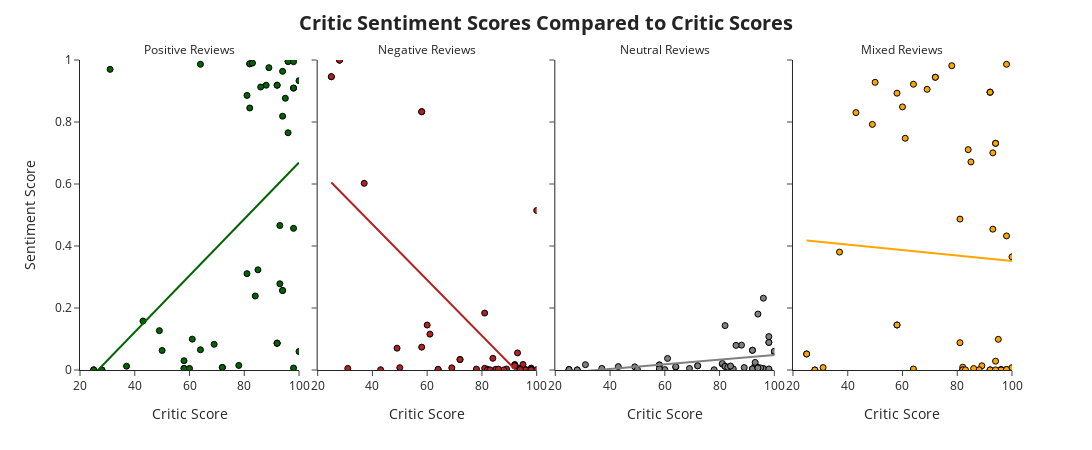

Notebook code cell kept with this figure:
### Code cell
scatter1 = px.scatter(scatter_melted.query("reviewby == 'critic'"), x='critic_score', y='value',
                      color = 'variable',
                      facet_col='variable',
                      template="simple_white",
                     trendline='ols',
                     labels = {'variable' : 'Sentiment','critic_score':'Critic Score','value':'Sentiment Score'}, # rename legend label
                     hover_data={'genre': True, 'variable': False,'name':True, 'critic_score': ':.2f', 'value': ':.2f'},  # Include hover information
                    color_discrete_map={'negative': 'firebrick', 'postive': 'darkgreen','neutral':'grey','mixed':'orange'})

scatter1.update_layout(height=450, width=1400,
                       title=dict(text='<b>Critic Sentiment Scores Compared to Critic Scores</b>',font=dict(size=20)),
                        title_x = 0.5, # move title to the middle
                        showlegend=False
                        )

scatter1.update_traces(marker=dict(line=dict(color='black', width=1)))

scatter1.for_each_annotation(lambda a: a.update(text=a.text.split("=")[-1].replace(
    'postive', 'Positive Reviews').replace('negative', 'Negative Reviews').replace('neutral', 'Neutral Reviews').replace(
        'mixed', 'Mixed Reviews').replace('critic', 'Critic Reviews').replace('audience', 'Audience Reviews'))) # rename facet titles

scatter1.update_yaxes(range=[0, 1])
scatter1.update_xaxes(range=[20, 100])

scatter1.show()

### Figure 1 — Plotly figure (JSON) as saved in the notebook; plotly's stock layout.template omitted (floating-point values rounded to 4 significant figures; data arrays with more than 128 entries replaced by an {"elided": "..."} marker saying what was removed)
{"data": [{"customdata": {"elided": "53x3 str values"}, "hovertemplate": "Critic Score=%{x:.2f}<br>Sentiment Score=%{y:.2f}<br>genre=%{customdata[0]}<br>name=%{customdata[2]}<extra></extra>", "legendgroup": "postive", "marker": {"color": "darkgreen", "line": {"color": "black", "width": 1}, "symbol": "circle"}, "mode": "markers", "name": "postive", "orientation": "v", "showlegend": true, "type": "scatter", "x": [96, 98, 93, 89, 82, 93, 58, 58, 28, 28, 72, 72, 96, 96, 92, 92, 85, 92, 92, 92, 25, 25, 94, 94, 94, 98, 98, 37, 81, 98, 81, 82, 82, 83, 60, 49, 64, 43, 88, 100, 78, 84, 31, 95, 50, 98, 64, 58, 61, 94, 86, 100, 69], "xaxis": "x", "y": [0.7653, 0.006401, 0.2781, 0.9753, 0.8452, 0.4661, 0.005199, 0.005199, 0.0001986, 0.0001986, 0.008188, 0.008188, 0.9954, 0.9954, 0.9187, 0.9187, 0.3232, 0.08646, 0.08646, 0.08646, 0.0004864, 0.0004864, 0.8188, 0.2565, 0.2565, 0.9094, 0.9094, 0.01223, 0.3108, 0.4569, 0.8857, 0.9877, 0.9877, 0.99, 0.005101, 0.127, 0.9861, 0.1579, 0.9187, 0.9333, 0.01473, 0.2387, 0.9698, 0.8765, 0.06294, 0.9947, 0.06529, 0.02981, 0.09957, 0.9634, 0.9128, 0.05977, 0.0829], "yaxis": "y"}, {"hovertemplate": "<b>OLS trendline</b><br>value = 0.00911764 * critic_score + -0.242494<br>R<sup>2</sup>=0.242080<br><br>Critic Score=%{x:.2f}<br>Sentiment Score=%{y:.2f} <b>(trend)</b><extra></extra>", "legendgroup": "postive", "marker": {"color": "darkgreen", "line": {"color": "black", "width": 1}, "symbol": "circle"}, "mode": "lines", "name": "postive", "showlegend": false, "type": "scatter", "x": [25, 25, 28, 28, 31, 37, 43, 49, 50, 58, 58, 58, 60, 61, 64, 64, 69, 72, 72, 78, 81, 81, 82, 82, 82, 83, 84, 85, 86, 88, 89, 92, 92, 92, 92, 92, 93, 93, 94, 94, 94, 94, 95, 96, 96, 96, 98, 98, 98, 98, 98, 100, 100], "xaxis": "x", "y": [-0.01455, -0.01455, 0.0128, 0.0128, 0.04015, 0.09486, 0.1496, 0.2043, 0.2134, 0.2863, 0.2863, 0.2863, 0.3046, 0.3137, 0.341, 0.341, 0.3866, 0.414, 0.414, 0.4687, 0.496, 0.496, 0.5052, 0.5052, 0.5052, 0.5143, 0.5234, 0.5325, 0.5416, 0.5599, 0.569, 0.5963, 0.5963, 0.5963, 0.5963, 0.5963, 0.6054, 0.6054, 0.6146, 0.6146, 0.6146, 0.6146, 0.6237, 0.6328, 0.6328, 0.6328, 0.651, 0.651, 0.651, 0.651, 0.651, 0.6693, 0.6693], "yaxis": "y"}, {"customdata": {"elided": "53x3 str values"}, "hovertemplate": "Critic Score=%{x:.2f}<br>Sentiment Score=%{y:.2f}<br>genre=%{customdata[0]}<br>name=%{customdata[2]}<extra></extra>", "legendgroup": "negative", "marker": {"color": "firebrick", "line": {"color": "black", "width": 1}, "symbol": "circle"}, "mode": "markers", "name": "negative", "orientation": "v", "showlegend": true, "type": "scatter", "x": [96, 98, 93, 89, 82, 93, 58, 58, 28, 28, 72, 72, 96, 96, 92, 92, 85, 92, 92, 92, 25, 25, 94, 94, 94, 98, 98, 37, 81, 98, 81, 82, 82, 83, 60, 49, 64, 43, 88, 100, 78, 84, 31, 95, 50, 98, 64, 58, 61, 94, 86, 100, 69], "xaxis": "x2", "y": [0.001325, 0.006116, 0.004101, 0.003327, 0.0025, 0.05515, 0.8333, 0.8333, 0.9995, 0.9995, 0.0338, 0.0338, 9.74e-05, 9.74e-05, 0.01723, 0.01723, 0.002108, 0.01382, 0.01382, 0.01382, 0.9461, 0.9461, 0.000272, 0.004764, 0.004764, 0.0003892, 0.0003892, 0.6021, 0.1836, 0.002772, 0.005365, 0.0001093, 0.0001093, 0.0003578, 0.145, 0.07046, 0.001515, 0.0009406, 0.0003859, 0.001141, 0.002909, 0.03769, 0.005177, 0.01781, 0.007504, 0.0003206, 0.002344, 0.07372, 0.1157, 0.001584, 0.002925, 0.5146, 0.006877], "yaxis": "y2"}, {"hovertemplate": "<b>OLS trendline</b><br>value = -0.00898747 * critic_score + 0.829643<br>R<sup>2</sup>=0.449223<br><br>Critic Score=%{x:.2f}<br>Sentiment Score=%{y:.2f} <b>(trend)</b><extra></extra>", "legendgroup": "negative", "marker": {"color": "firebrick", "line": {"color": "black", "width": 1}, "symbol": "circle"}, "mode": "lines", "name": "negative", "showlegend": false, "type": "scatter", "x": [25, 25, 28, 28, 31, 37, 43, 49, 50, 58, 58, 58, 60, 61, 64, 64, 69, 72, 72, 78, 81, 81, 82, 82, 82, 83, 84, 85, 86, 88, 89, 92, 92, 92, 92, 92, 93, 93, 94, 94, 94, 94, 95, 96, 96, 96, 98, 98, 98, 98, 98, 100, 100], "xaxis": "x2", "y": [0.605, 0.605, 0.578, 0.578, 0.551, 0.4971, 0.4432, 0.3893, 0.3803, 0.3084, 0.3084, 0.3084, 0.2904, 0.2814, 0.2544, 0.2544, 0.2095, 0.1825, 0.1825, 0.1286, 0.1017, 0.1017, 0.09267, 0.09267, 0.09267, 0.08368, 0.0747, 0.06571, 0.05672, 0.03875, 0.02976, 0.002796, 0.002796, 0.002796, 0.002796, 0.002796, -0.006192, -0.006192, -0.01518, -0.01518, -0.01518, -0.01518, -0.02417, -0.03315, -0.03315, -0.03315, -0.05113, -0.05113, -0.05113, -0.05113, -0.05113, -0.0691, -0.0691], "yaxis": "y2"}, {"customdata": {"elided": "53x3 str values"}, "hovertemplate": "Critic Score=%{x:.2f}<br>Sentiment Score=%{y:.2f}<br>genre=%{customdata[0]}<br>name=%{customdata[2]}<extra></extra>", "legendgroup": "neutral", "marker": {"color": "grey", "line": {"color": "black", "width": 1}, "symbol": "circle"}, "mode": "markers", "name": "neutral", "orientation": "v", "showlegend": true, "type": "scatter", "x": [96, 98, 93, 89, 82, 93, 58, 58, 28, 28, 72, 72, 96, 96, 92, 92, 85, 92, 92, 92, 25, 25, 94, 94, 94, 98, 98, 37, 81, 98, 81, 82, 82, 83, 60, 49, 64, 43, 88, 100, 78, 84, 31, 95, 50, 98, 64, 58, 61, 94, 86, 100, 69], "xaxis": "x3", "y": [0.2316, 0.001319, 0.01725, 0.007768, 0.1432, 0.02446, 0.01629, 0.01629, 0.0002733, 0.0002733, 0.01365, 0.01365, 0.004367, 0.004367, 0.06365, 0.06365, 0.003484, 0.003599, 0.003599, 0.003599, 0.001619, 0.001619, 0.1804, 0.00753, 0.00753, 0.08899, 0.08899, 0.005207, 0.01883, 0.1078, 0.02092, 0.01177, 0.01177, 0.008951, 0.001244, 0.01022, 0.009141, 0.01091, 0.08013, 0.05804, 0.0007905, 0.01278, 0.01717, 0.006811, 0.001597, 0.003278, 0.0105, 0.0035, 0.03725, 0.006511, 0.07946, 0.06054, 0.004912], "yaxis": "y3"}, {"hovertemplate": "<b>OLS trendline</b><br>value = 0.000745434 * critic_score + -0.0264988<br>R<sup>2</sup>=0.125202<br><br>Critic Score=%{x:.2f}<br>Sentiment Score=%{y:.2f} <b>(trend)</b><extra></extra>", "legendgroup": "neutral", "marker": {"color": "grey", "line": {"color": "black", "width": 1}, "symbol": "circle"}, "mode": "lines", "name": "neutral", "showlegend": false, "type": "scatter", "x": [25, 25, 28, 28, 31, 37, 43, 49, 50, 58, 58, 58, 60, 61, 64, 64, 69, 72, 72, 78, 81, 81, 82, 82, 82, 83, 84, 85, 86, 88, 89, 92, 92, 92, 92, 92, 93, 93, 94, 94, 94, 94, 95, 96, 96, 96, 98, 98, 98, 98, 98, 100, 100], "xaxis": "x3", "y": [-0.007863, -0.007863, -0.005627, -0.005627, -0.00339, 0.001082, 0.005555, 0.01003, 0.01077, 0.01674, 0.01674, 0.01674, 0.01823, 0.01897, 0.02121, 0.02121, 0.02494, 0.02717, 0.02717, 0.03165, 0.03388, 0.03388, 0.03463, 0.03463, 0.03463, 0.03537, 0.03612, 0.03686, 0.03761, 0.0391, 0.03984, 0.04208, 0.04208, 0.04208, 0.04208, 0.04208, 0.04283, 0.04283, 0.04357, 0.04357, 0.04357, 0.04357, 0.04432, 0.04506, 0.04506, 0.04506, 0.04655, 0.04655, 0.04655, 0.04655, 0.04655, 0.04804, 0.04804], "yaxis": "y3"}, {"customdata": {"elided": "53x3 str values"}, "hovertemplate": "Critic Score=%{x:.2f}<br>Sentiment Score=%{y:.2f}<br>genre=%{customdata[0]}<br>name=%{customdata[2]}<extra></extra>", "legendgroup": "mixed", "marker": {"color": "orange", "line": {"color": "black", "width": 1}, "symbol": "circle"}, "mode": "markers", "name": "mixed", "orientation": "v", "showlegend": true, "type": "scatter", "x": [96, 98, 93, 89, 82, 93, 58, 58, 28, 28, 72, 72, 96, 96, 92, 92, 85, 92, 92, 92, 25, 25, 94, 94, 94, 98, 98, 37, 81, 98, 81, 82, 82, 83, 60, 49, 64, 43, 88, 100, 78, 84, 31, 95, 50, 98, 64, 58, 61, 94, 86, 100, 69], "xaxis": "x4", "y": [0.001748, 0.9862, 0.7005, 0.01361, 0.00905, 0.4543, 0.1452, 0.1452, 7.159e-05, 7.159e-05, 0.9444, 0.9444, 0.0001349, 0.0001349, 0.0004024, 0.0004024, 0.6712, 0.8961, 0.8961, 0.8961, 0.05175, 0.05175, 0.0004684, 0.7312, 0.7312, 0.001229, 0.001229, 0.3804, 0.4868, 0.4325, 0.08802, 0.0004402, 0.0004402, 0.0006514, 0.8487, 0.7923, 0.003206, 0.8303, 0.0008023, 0.00757, 0.9816, 0.7108, 0.007879, 0.09889, 0.928, 0.001694, 0.9219, 0.893, 0.7475, 0.0285, 0.004772, 0.3651, 0.9053], "yaxis": "y4"}, {"hovertemplate": "<b>OLS trendline</b><br>value = -0.000875608 * critic_score + 0.43935<br>R<sup>2</sup>=0.002501<br><br>Critic Score=%{x:.2f}<br>Sentiment Score=%{y:.2f} <b>(trend)</b><extra></extra>", "legendgroup": "mixed", "marker": {"color": "orange", "line": {"color": "black", "width": 1}, "symbol": "circle"}, "mode": "lines", "name": "mixed", "showlegend": false, "type": "scatter", "x": [25, 25, 28, 28, 31, 37, 43, 49, 50, 58, 58, 58, 60, 61, 64, 64, 69, 72, 72, 78, 81, 81, 82, 82, 82, 83, 84, 85, 86, 88, 89, 92, 92, 92, 92, 92, 93, 93, 94, 94, 94, 94, 95, 96, 96, 96, 98, 98, 98, 98, 98, 100, 100], "xaxis": "x4", "y": [0.4175, 0.4175, 0.4148, 0.4148, 0.4122, 0.407, 0.4017, 0.3964, 0.3956, 0.3886, 0.3886, 0.3886, 0.3868, 0.3859, 0.3833, 0.3833, 0.3789, 0.3763, 0.3763, 0.3711, 0.3684, 0.3684, 0.3675, 0.3675, 0.3675, 0.3667, 0.3658, 0.3649, 0.364, 0.3623, 0.3614, 0.3588, 0.3588, 0.3588, 0.3588, 0.3588, 0.3579, 0.3579, 0.357, 0.357, 0.357, 0.357, 0.3562, 0.3553, 0.3553, 0.3553, 0.3535, 0.3535, 0.3535, 0.3535, 0.3535, 0.3518, 0.3518], "yaxis": "y4"}], "layout": {"annotations": [{"font": {}, "showarrow": false, "text": "Positive Reviews", "x": 0.1175, "xanchor": "center", "xref": "paper", "y": 1, "yanchor": "bottom", "yref": "paper"}, {"font": {}, "showarrow": false, "text": "Negative Reviews", "x": 0.3725, "xanchor": "center", "xref": "paper", "y": 1, "yanchor": "bottom", "yref": "paper"}, {"font": {}, "showarrow": false, "text": "Neutral Reviews", "x": 0.6275, "xanchor": "center", "xref": "paper", "y": 1, "yanchor": "bottom", "yref": "paper"}, {"font": {}, "showarrow": false, "text": "Mixed Reviews", "x": 0.8825, "xanchor": "center", "xref": "paper", "y": 1, "yanchor": "bottom", "yref": "paper"}], "height": 450, "legend": {"title": {"text": "Sentiment"}, "tracegroupgap": 0}, "margin": {"t": 60}, "showlegend": false, "title": {"font": {"size": 20}, "text": "<b>Critic Sentiment Scores Compared to Critic Scores</b>", "x": 0.5}, "width": 1400, "xaxis": {"anchor": "y", "domain": [0, 0.235], "range": [20, 100], "title": {"text": "Critic Score"}}, "xaxis2": {"anchor": "y2", "domain": [0.255, 0.49], "matches": "x", "range": [20, 100], "title": {"text": "Critic Score"}}, "xaxis3": {"anchor": "y3", "domain": [0.51, 0.745], "matches": "x", "range": [20, 100], "title": {"text": "Critic Score"}}, "xaxis4": {"anchor": "y4", "domain": [0.765, 1.0], "matches": "x", "range": [20, 100], "title": {"text": "Critic Score"}}, "yaxis": {"anchor": "x", "domain": [0, 1], "range": [0, 1], "title": {"text": "Sentiment Score"}}, "yaxis2": {"anchor": "x2", "domain": [0, 1], "matches": "y", "range": [0, 1], "showticklabels": false}, "yaxis3": {"anchor": "x3", "domain": [0, 1], "matches": "y", "range": [0, 1], "showticklabels": false}, "yaxis4": {"anchor": "x4", "domain": [0, 1], "matches": "y", "range": [0, 1], "showticklabels": false}}}
